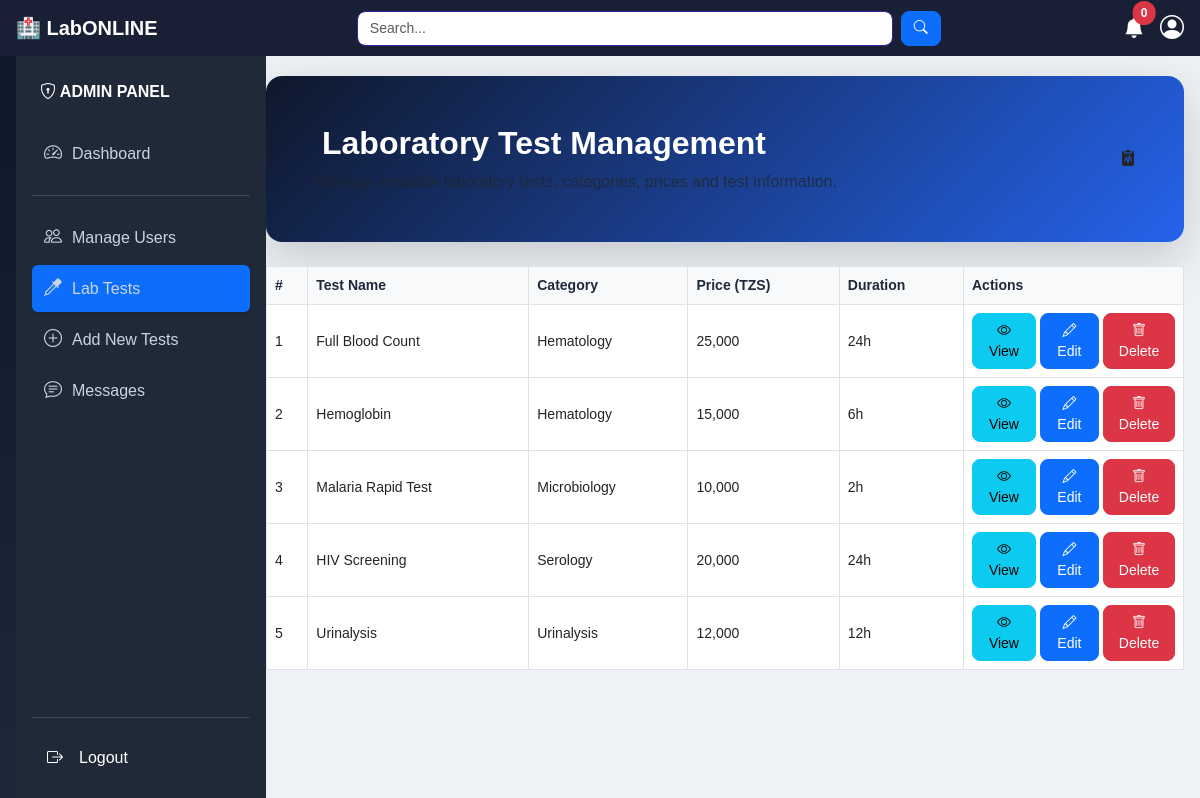
Page /admin/dashboard.php?page=lab_tests (signed in) on the earlier database version.
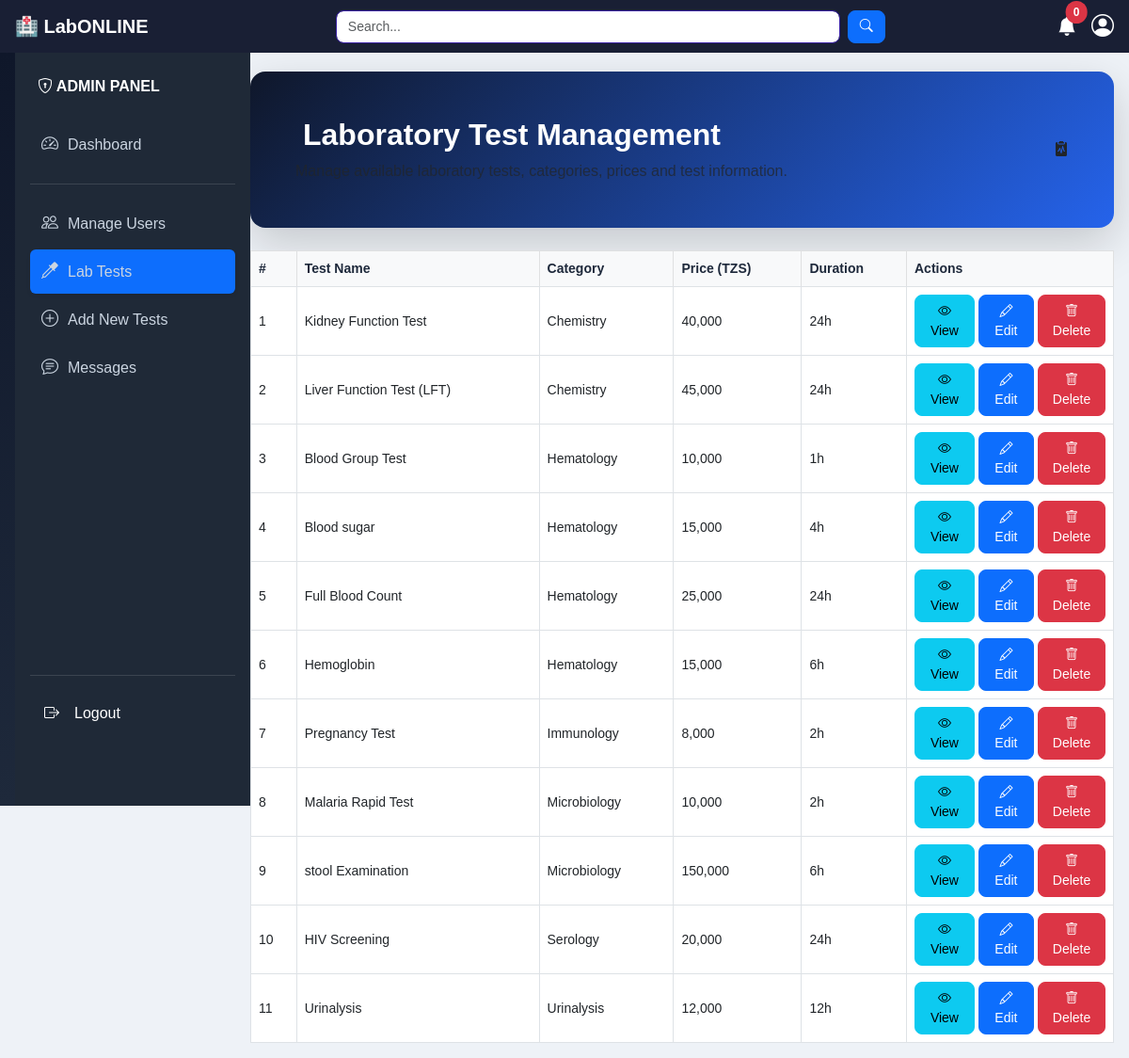
Same page on the later database version.
### tables this page shows
CREATE TABLE `lab_tests` (
  `id` int(11) NOT NULL,
  `category_id` int(11) DEFAULT NULL,
  `test_name` varchar(100) DEFAULT NULL,
  `description` text DEFAULT NULL,
  `price` decimal(10,2) DEFAULT NULL,
  `duration` varchar(50) DEFAULT NULL,
  `is_active` tinyint(1) DEFAULT 1
);

CREATE TABLE `test_categories` (
  `id` int(11) NOT NULL,
  `category_name` varchar(100) DEFAULT NULL
);

### admin/dashboard.php (called while the page is built, shortened)
<?php
include "../shared/layout.php";
?>

### repositories/LabTestRepository.php (called while the page is built, shortened)
<?php
class LabTestRepository
{
    private mysqli $conn;
    public function __construct(mysqli $conn)
    {
        $this->conn = $conn;
    }
    public function getAllWithCategory(): array
    {
        $sql = "SELECT lt.id, lt.test_name, lt.description, lt.price, lt.duration,
                       tc.category_name
                FROM lab_tests lt
                LEFT JOIN test_categories tc
                ON tc.id = lt.category_id
                WHERE lt.is_active = 1
                ORDER BY tc.category_name, lt.test_name";
        $result = $this->conn->query($sql);
        return $result ? $result->fetch_all(MYSQLI_ASSOC) : [];
    }
}

### includes/helpers.php (called while the page is built, shortened)
<?php
function e(?string $value): string
{
    return htmlspecialchars((string) $value, ENT_QUOTES, 'UTF-8');
}

### admin/content/lab_tests.php (the view, shortened to what this page needs)
<?php
$labTestRepo = new LabTestRepository($conn);
$tests = $labTestRepo->getAllWithCategory();
?>
<div class="welcome-card shadow-lg rounded-4 mb-4 p-5">
    <div class="d-flex justify-content-between align-items-center flex-wrap">
        <div>
            <h2 class="fw-bold mb-2 text-white">
                Laboratory Test Management
            </h2>
            <p class="mb-0 text-white text-muted">
                Manage available laboratory tests,
                categories, prices and test information.
            </p>
        </div>
        <div class="welcome-icon">
            <i class="bi bi-clipboard2-pulse-fill"></i>
        </div>
    </div>
</div>
<div class="table-responsive">
    <table class="table table-bordered table-hover align-middle">
        <thead class="table-light">
            <tr>
                <th>#</th>
                <th>Test Name</th>
                <th>Category</th>
                <th>Price (TZS)</th>
                <th>Duration</th>
                <th width="220">Actions</th>
            </tr>
        </thead>
        <tbody>
            <?php if (empty($tests)): ?>
            <tr>
                <td colspan="6" class="text-center text-muted py-4">
                    No tests found.
                </td>
            </tr>
            <?php else: ?>
            <?php foreach ($tests as $i => $test): ?>
            <tr>
                <td><?= $i + 1 ?></td>
                <td><?= e($test['test_name']) ?></td>
                <td><?= e($test['category_name'] ?? '-') ?></td>
                <td><?= number_format((float)$test['price'], 0) ?></td>
                <td><?= e($test['duration'] ?? '-') ?></td>
                <td>
                    <div class="d-flex gap-1">
                        <a href="?page=view_test&id=<?= $test['id'] ?>" class="btn btn-sm btn-info">
                            <i class="bi bi-eye"></i>
                            View
                        </a>
                        <a href="?page=edit_test&id=<?= $test['id'] ?>" class="btn btn-sm btn-primary">
                            <i class="bi bi-pencil"></i>
                            Edit
                        </a>
                        <a href="?page=delete_test&id=<?= $test['id'] ?>" class="btn btn-sm btn-danger"
                            onclick="return confirm('Are you sure you want to delete this test?')">
                            <i class="bi bi-trash"></i>
                            Delete
                        </a>
                    </div>
                </td>
            </tr>
            <?php endforeach; ?>
            <?php endif; ?>
        </tbody>
    </table>
</div>

Differences in the rows shown:
added lab_tests: test_name "Kidney Function Test", category.category_name "Chemistry", price "40,000", duration "24h"
added lab_tests: test_name "Liver Function Test (LFT)", category.category_name "Chemistry", price "45,000", duration "24h"
added lab_tests: test_name "Blood Group Test", category.category_name "Hematology", price "10,000", duration "1h"
added lab_tests: test_name "Blood sugar", category.category_name "Hematology", price "15,000", duration "4h"
added lab_tests: test_name "Pregnancy Test", category.category_name "Immunology", price "8,000", duration "2h"
added lab_tests: test_name "stool Examination", category.category_name "Microbiology", price "150,000", duration "6h"
